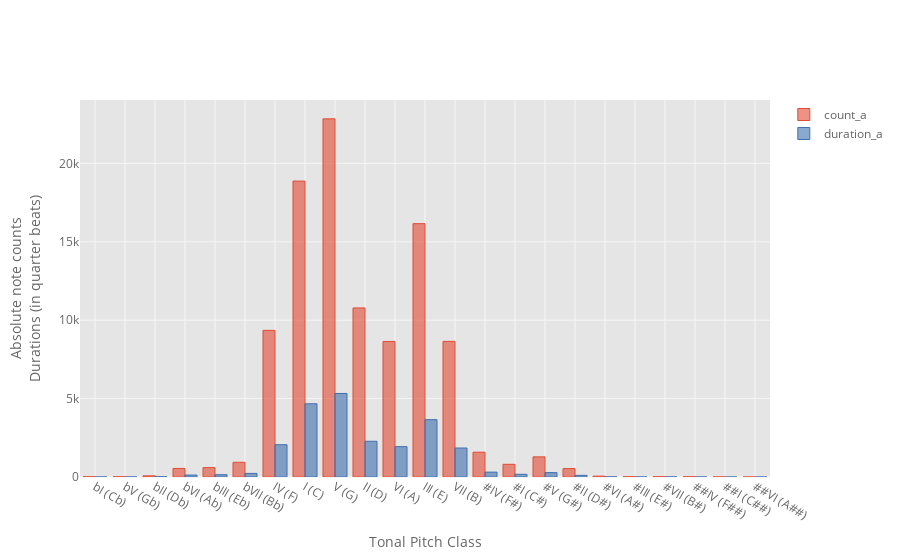

Notebook cell for this chart:
### Code cell
transposed_distribution[['count_a', 'duration_a']].iplot('bar', xTitle='Tonal Pitch Class', yTitle='Absolute note counts<br>Durations (in quarter beats)')

### Figure 1 — Plotly figure (JSON) as saved in the notebook; plotly's stock layout.template omitted (floating-point values rounded to 4 significant figures)
{"data": [{"marker": {"color": "rgba(226, 74, 51, 0.6)", "line": {"color": "rgba(226, 74, 51, 1.0)", "width": 1}}, "name": "count_a", "orientation": "v", "text": "", "type": "bar", "x": ["bI (Cb)", "bV (Gb)", "bII (Db)", "bVI (Ab)", "bIII (Eb)", "bVII (Bb)", "IV (F)", "I (C)", "V (G)", "II (D)", "VI (A)", "III (E)", "VII (B)", "#IV (F#)", "#I (C#)", "#V (G#)", "#II (D#)", "#VI (A#)", "#III (E#)", "#VII (B#)", "##IV (F##)", "##I (C##)", "##VI (A##)"], "y": [12, 15, 74, 546, 598, 938, 9354, 18874, 22845, 10783, 8647, 16160, 8651, 1581, 809, 1284, 536, 53, 15, 18, 13, 3, 1]}, {"marker": {"color": "rgba(62, 111, 176, 0.6)", "line": {"color": "rgba(62, 111, 176, 1.0)", "width": 1}}, "name": "duration_a", "orientation": "v", "text": "", "type": "bar", "x": ["bI (Cb)", "bV (Gb)", "bII (Db)", "bVI (Ab)", "bIII (Eb)", "bVII (Bb)", "IV (F)", "I (C)", "V (G)", "II (D)", "VI (A)", "III (E)", "VII (B)", "#IV (F#)", "#I (C#)", "#V (G#)", "#II (D#)", "#VI (A#)", "#III (E#)", "#VII (B#)", "##IV (F##)", "##I (C##)", "##VI (A##)"], "y": [2.75, 3.75, 14.38, 123.9, 144.7, 229.5, 2059.0, 4670.0, 5329.0, 2279.0, 1936.0, 3658.0, 1850.0, 310.3, 172.1, 279.9, 105.5, 8.438, 3.25, 5, 2, 0.25, 0.125]}], "layout": {"legend": {"bgcolor": "#FFFFFF", "font": {"color": "#666666"}}, "paper_bgcolor": "#FFFFFF", "plot_bgcolor": "#E5E5E5", "title": {"font": {"color": "#151516"}}, "xaxis": {"gridcolor": "#F6F6F6", "showgrid": true, "tickfont": {"color": "#666666"}, "title": {"font": {"color": "#666666"}, "text": "Tonal Pitch Class"}, "zerolinecolor": "#F6F6F6"}, "yaxis": {"gridcolor": "#F6F6F6", "showgrid": true, "tickfont": {"color": "#666666"}, "title": {"font": {"color": "#666666"}, "text": "Absolute note counts<br>Durations (in quarter beats)"}, "zerolinecolor": "#F6F6F6"}}}
